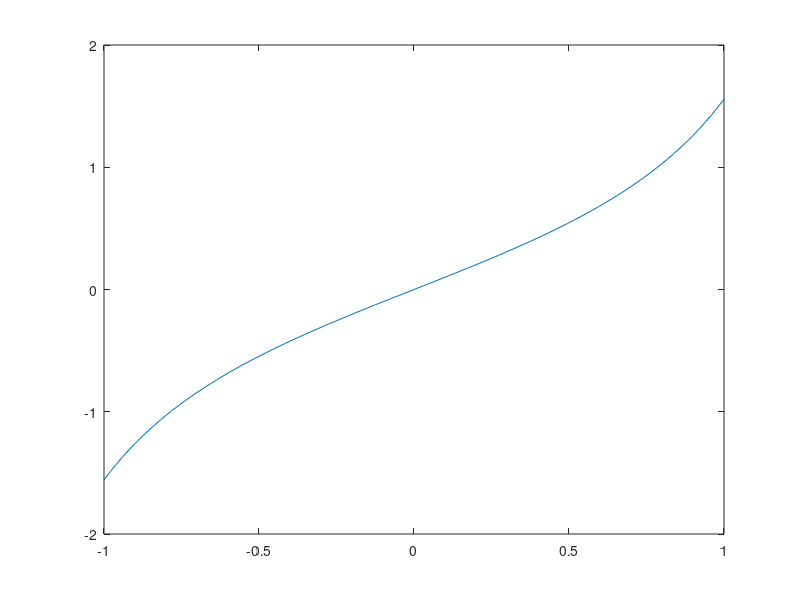

Write the MATLAB code that produced this figure.
% Regression test function (black blox) for FreeMat v svn
% This function is autogenerated by helpgen.
function bbtest_success = bbtest_tan
  bbtest_success = 1;
NumErrors = 0;
try
  t = linspace(-1,1);

catch
  NumErrors = NumErrors + 1;
end
try
  plot(t,tan(t))

catch
  NumErrors = NumErrors + 1;
end
try
  mprint('tanplot');

catch
  NumErrors = NumErrors + 1;
end
if (NumErrors ~= 0) bbtest_success = 0; return; end
